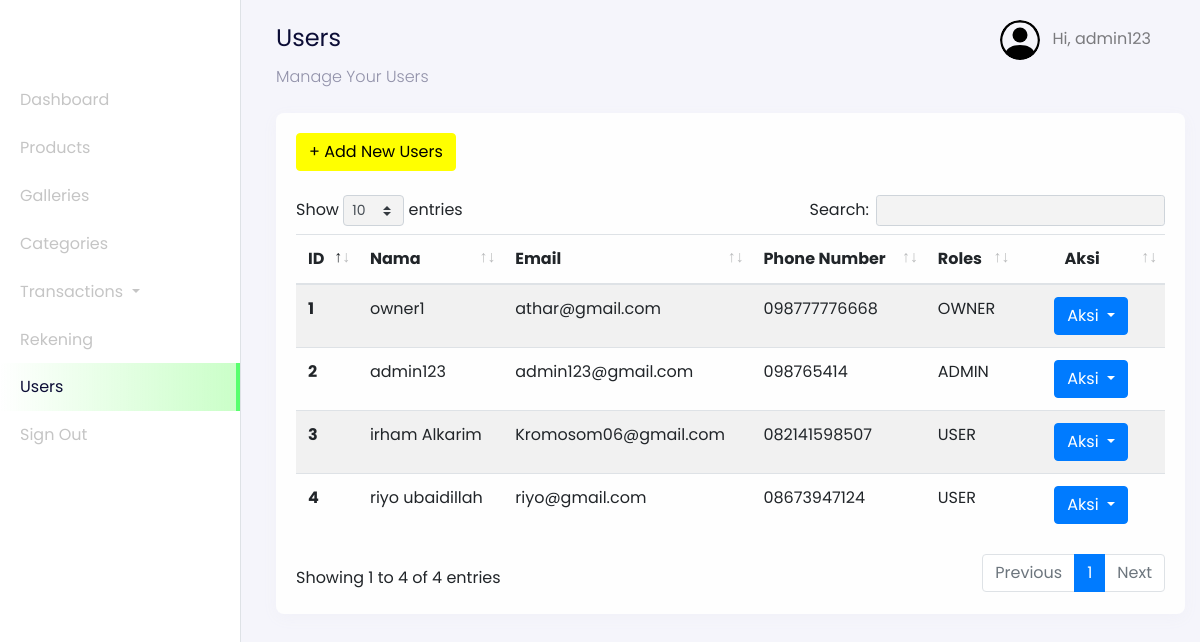
The app's page /admin?page=users (signed in) with its own data.
### tables this page shows
CREATE TABLE `users` (
  `id_user` int(11) NOT NULL AUTO_INCREMENT,
  `name` varchar(255) NOT NULL,
  `email` varchar(255) NOT NULL,
  `password` varchar(255) NOT NULL,
  `address` text DEFAULT NULL,
  `phone_number` varchar(255) NOT NULL,
  `postal_code` varchar(191) NOT NULL,
  `roles` varchar(255) NOT NULL,
  PRIMARY KEY (`id_user`),
  UNIQUE KEY `email` (`email`)
);

### config/config.php (called while the page is built, shortened)
<?php
$host = 'localhost';
$user = 'root';
$password = '';
$dbname = 'dbEcake';
$conn = mysqli_connect($host, $user, $password, $dbname);
function query($query)
{
    global $conn;
    $result = mysqli_query($conn, $query);
    $rows = [];
    while ($row = mysqli_fetch_assoc($result)) {
        $rows[] = $row;
    }
    return $rows;
}
?>

### admin/users/dashboard-users.php (the view, shortened to what this page needs)
<nav
  class="navbar navbar-expand-lg navbar-light navbar-store fixed-top"
  data-aos="fade-down"
>
  <div class="container-fluid">
    <div class="collpase navbar-collapse" id="navbarResponsive">
      <ul class="navbar-nav d-none d-lg-flex ml-auto">
        <li class="nav-item dropdown">
          <a
            href="#"
            class="nav-link"
            id="navbarDropdown"
            role="button"
            data-toggle="dropdown"
          >
          <img
              src="../assets/images/person-circle.svg"
              alt="profile"
              height="40px"
              class="rounded-circle mr-2 profile-picture"
            />
            <?php
              $id_user = $_SESSION['user'];
              $user = query("SELECT * FROM users WHERE id_user = $id_user")[0];
            ?>
            Hi, <?= $user["name"]; ?>
          </a>
        </li>
      </ul>
    </div>
  </div>
</nav>
<div class="section-content section-dashboard-home" data-aos="fade-up">
  <div class="container-fluid">
    <div class="dashboard-heading">
      <h2 class="dashboard-title">Users</h2>
      <p class="dashboard-subtitle">Manage Your Users</p>
    </div>
    <div class="dashboard-content">
      <div class="row mt-4">
        <div class="col-12">
          <div class="card">
            <div class="card-body">
              <div class="row mb-4">
                <div class="col-12">
                <a href="?page=users-create" class="btn btn-success">
                  + Add New Users
                </a>
                </div>
              </div>
              <div class="row">
                <div class="col-12">
                  <div class="table-responsive">
                    <table class="table table-striped table-hover" id="table">
                      <thead>
                        <tr>
                          <th scope="col">ID</th>
                          <th scope="col">Nama</th>
                          <th scope="col">Email</th>
                          <th scope="col">Phone Number</th>
                          <th scope="col">Roles</th>
                          <th scope="col" class="text-center">Aksi</th>
                        </tr>
                      </thead>
                      <tbody>
                        <?php
                          $no = 1;
                          $query = "SELECT * FROM users";
                          $users = query($query);
                        ?>
                        <?php foreach ($users as $user) : ?>
                          <tr>
                            <th scope="row"><?= $no; ?></th>
                            <td><?= $user["name"]; ?></td>
                            <td><?= $user["email"]; ?></td>
                            <td><?= $user["phone_number"]; ?></td>
                            <td><?= $user["roles"]; ?></td>
                            <td style="width: 17%; text-align: center;">
                              <div class="dropdown">
                                <button class="btn btn-primary dropdown-toggle" type="button" id="dropdownMenuButton" data-toggle="dropdown" aria-haspopup="true" aria-expanded="false">
                                  Aksi
                                </button>
                              </div>
                            </td>
                          </tr>
                          <?php $no++ ?>
                        <?php endforeach;?>
                      </tbody>
                    </table>
                  </div>
                </div>
              </div>
            </div>
          </div>
        </div>
      </div>
    </div>
  </div>
</div>

### records on screen
users: name "admin123", email "admin123@gmail.com", phone_number "098765414", roles "ADMIN"
users: name "owner1", email "athar@gmail.com", phone_number "098777776668", roles "OWNER"
users: name "irham Alkarim", email "Kromosom06@gmail.com", phone_number "082141598507", roles "USER"
users: name "riyo ubaidillah", email "riyo@gmail.com", phone_number "08673947124", roles "USER"
